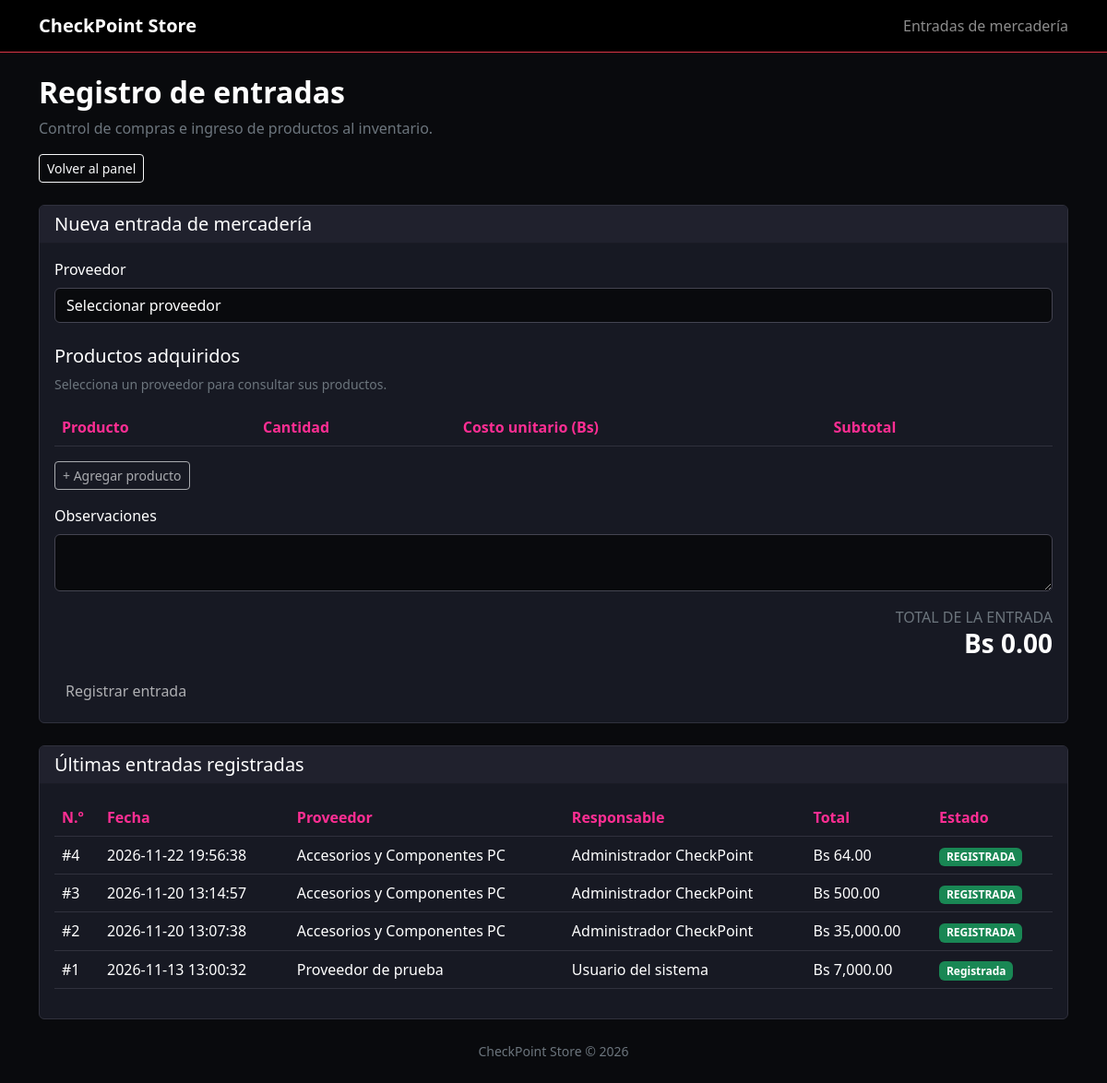
Page /entradas/index.php (signed in) on the committed database.
### tables this page shows
CREATE TABLE `entradas` (
  `id_entrada` int NOT NULL AUTO_INCREMENT,
  `id_proveedor` int NOT NULL,
  `id_usuario` int NOT NULL,
  `fecha` datetime DEFAULT CURRENT_TIMESTAMP,
  `total` decimal(12,2) NOT NULL DEFAULT '0.00',
  `observacion` text,
  `estado` varchar(20) NOT NULL DEFAULT 'REGISTRADA',
  PRIMARY KEY (`id_entrada`),
  KEY `id_proveedor` (`id_proveedor`),
  KEY `id_usuario` (`id_usuario`),
  CONSTRAINT `entradas_ibfk_1` FOREIGN KEY (`id_proveedor`) REFERENCES `proveedores` (`id_proveedor`),
  CONSTRAINT `entradas_ibfk_2` FOREIGN KEY (`id_usuario`) REFERENCES `usuarios` (`id_usuario`)
);

CREATE TABLE `proveedores` (
  `id_proveedor` int NOT NULL AUTO_INCREMENT,
  `nombre_razon_social` varchar(150) NOT NULL,
  `nit` varchar(30) DEFAULT NULL,
  `telefono` varchar(30) DEFAULT NULL,
  `correo` varchar(120) DEFAULT NULL,
  `direccion` varchar(200) DEFAULT NULL,
  `estado` tinyint NOT NULL DEFAULT '1',
  `fecha_creacion` timestamp NULL DEFAULT CURRENT_TIMESTAMP,
  PRIMARY KEY (`id_proveedor`),
  UNIQUE KEY `nit` (`nit`)
);

CREATE TABLE `usuarios` (
  `id_usuario` int NOT NULL AUTO_INCREMENT,
  `id_rol` int NOT NULL,
  `nombre_completo` varchar(120) NOT NULL,
  `usuario` varchar(50) NOT NULL,
  `password_hash` varchar(255) NOT NULL,
  `correo` varchar(120) DEFAULT NULL,
  `estado` tinyint NOT NULL DEFAULT '1',
  `fecha_creacion` timestamp NULL DEFAULT CURRENT_TIMESTAMP,
  PRIMARY KEY (`id_usuario`),
  UNIQUE KEY `usuario` (`usuario`),
  KEY `fk_usuarios_roles` (`id_rol`),
  CONSTRAINT `fk_usuarios_roles` FOREIGN KEY (`id_rol`) REFERENCES `roles` (`id_rol`) ON DELETE RESTRICT ON UPDATE CASCADE
);

### entradas/index.php (the view, shortened to what this page needs)
<?php
require_once __DIR__ . '/../config/conexion.php';
function e($v) {
    return htmlspecialchars((string)$v, ENT_QUOTES, 'UTF-8');
}
$historial = $conexion->query(
    "SELECT e.id_entrada, e.fecha, e.total, e.estado,
            p.nombre_razon_social, u.nombre_completo
     FROM entradas e
     INNER JOIN proveedores p ON e.id_proveedor = p.id_proveedor
     INNER JOIN usuarios u ON e.id_usuario = u.id_usuario
     ORDER BY e.id_entrada DESC LIMIT 10"
)->fetchAll(PDO::FETCH_ASSOC);
?>
<!DOCTYPE html>
<html lang="es">
<head>
<link href="https://cdn.jsdelivr.net/npm/bootstrap@5.3.3/dist/css/bootstrap.min.css" rel="stylesheet">
</head>
<body>
<nav class="navbar navbar-dark bg-black border-bottom border-danger">
<div class="container">
<a href="../dashboard.php" class="navbar-brand fw-bold">CheckPoint Store</a>
<span class="navbar-text">Entradas de mercadería</span>
</div>
</nav>
<div class="container py-4">
<div class="mb-4">
<h2 class="fw-bold">Registro de entradas</h2>
<p class="text-secondary">Control de compras e ingreso de productos al inventario.</p>
<a href="../dashboard.php" class="btn btn-outline-light btn-sm">Volver al panel</a>
</div>
<div class="card mb-4">
<div class="card-header">
<h5 class="mb-0">Nueva entrada de mercadería</h5>
</div>
<div class="card-body">
<form method="POST" id="formEntrada">
<div class="mb-4">
<label class="form-label">Proveedor</label>
<select name="id_proveedor" id="proveedor" class="form-select" required>
<option value="">Seleccionar proveedor</option>
</select>
</div>
<h5>Productos adquiridos</h5>
<p class="text-secondary small" id="estadoProductos">
Selecciona un proveedor para consultar sus productos.
</p>
<div class="table-responsive">
<table class="table align-middle">
<thead>
<tr>
<th>Producto</th>
<th>Cantidad</th>
<th>Costo unitario (Bs)</th>
<th>Subtotal</th>
<th></th>
</tr>
</thead>
</table>
</div>
<button type="button" id="agregar" class="btn btn-outline-light btn-sm mb-3" disabled>
+ Agregar producto
</button>
<div class="mb-3">
<label class="form-label">Observaciones</label>
<textarea name="observacion" class="form-control" rows="2"></textarea>
</div>
<div class="text-end mb-3">
<span class="text-secondary">TOTAL DE LA ENTRADA</span>
<h3 class="fw-bold" id="total">Bs 0.00</h3>
</div>
<button type="submit" id="registrar" class="btn btn-pink" disabled>
Registrar entrada
</button>
</form>
</div>
</div>
<div class="card">
<div class="card-header">
<h5 class="mb-0">Últimas entradas registradas</h5>
</div>
<div class="card-body table-responsive">
<table class="table table-hover align-middle">
<thead>
<tr>
<th>N.º</th>
<th>Fecha</th>
<th>Proveedor</th>
<th>Responsable</th>
<th>Total</th>
<th>Estado</th>
</tr>
</thead>
<tbody>
<?php foreach ($historial as $h): ?>
<tr>
<td>#<?= (int)$h['id_entrada'] ?></td>
<td><?= e($h['fecha']) ?></td>
<td><?= e($h['nombre_razon_social']) ?></td>
<td><?= e($h['nombre_completo']) ?></td>
<td>Bs <?= number_format((float)$h['total'], 2) ?></td>
<td><span class="badge bg-success"><?= e($h['estado']) ?></span></td>
</tr>
<?php endforeach; ?>
</tbody>
</table>
</div>
</div>
<footer class="text-center text-secondary mt-4 small">
CheckPoint Store © 2026
</footer>
</div>
</body>
</html>

### entradas/index.php (style rules this page uses)
body { background:#090A0D;color:white }
.card { background:#171923;color:white;border:1px solid #30313D }
.card-header { background:#20212D }
.form-control,.form-select { background:#090A0D;color:white;border-color:#444451 }
.form-select option { background:#171923;color:white }
.table { --bs-table-bg:#171923;--bs-table-color:white;--bs-table-border-color:#30313D }
.table thead th { color:#FF2E93 }
.btn-pink { background:#FF2E93;color:white;border:0 }

### rows in the picture
entradas: id_entrada "4", fecha "2026-11-22 19:56:38", id_proveedor.nombre_razon_social "Accesorios y Componentes PC", id_usuario.nombre_completo "Administrador CheckPoint", total "64.00", estado "REGISTRADA"
entradas: id_entrada "3", fecha "2026-11-20 13:14:57", id_proveedor.nombre_razon_social "Accesorios y Componentes PC", id_usuario.nombre_completo "Administrador CheckPoint", total "500.00", estado "REGISTRADA"
entradas: id_entrada "2", fecha "2026-11-20 13:07:38", id_proveedor.nombre_razon_social "Accesorios y Componentes PC", id_usuario.nombre_completo "Administrador CheckPoint", total "35,000.00", estado "REGISTRADA"
entradas: id_entrada "1", fecha "2026-11-13 13:00:32", id_proveedor.nombre_razon_social "Proveedor de prueba", id_usuario.nombre_completo "Usuario del sistema", total "7,000.00", estado "Registrada"
